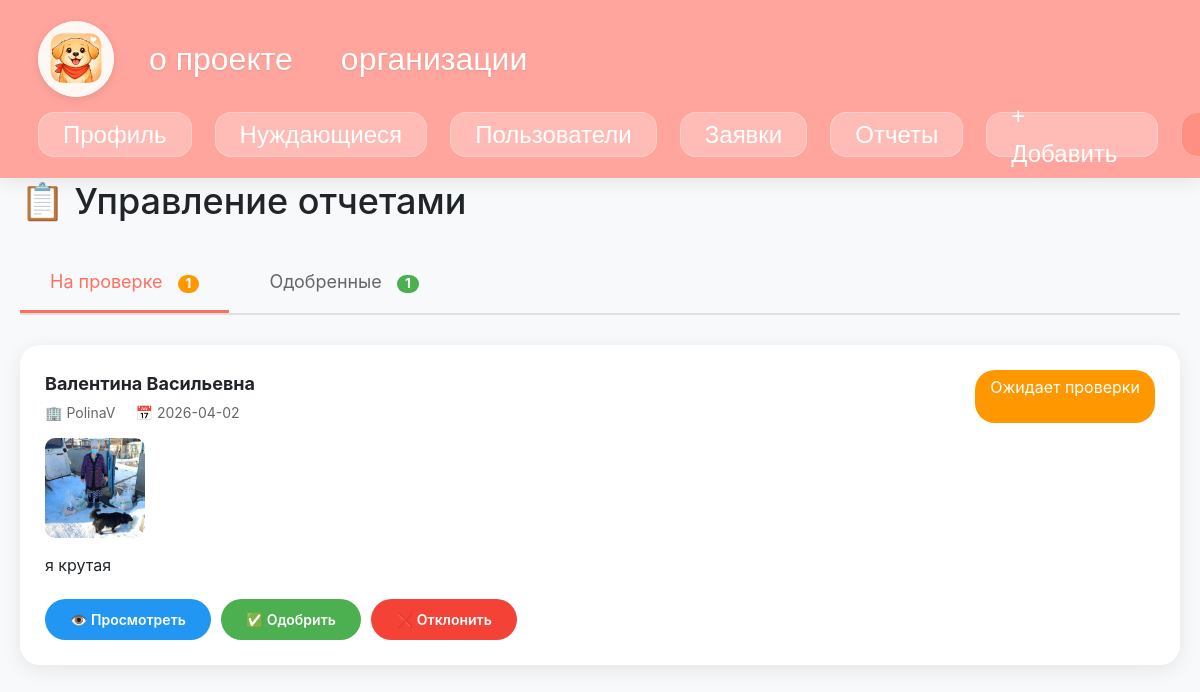
The app's page /admin/reports (signed in) with its own data.
### tables this page shows
CREATE TABLE reports (id INTEGER PRIMARY KEY AUTOINCREMENT UNIQUE NOT NULL, user_id INTEGER NOT NULL, needy_id INTEGER NOT NULL, photo TEXT NOT NULL, text TEXT NOT NULL, created_at TEXT NOT NULL, task_id INTEGER REFERENCES help_tasks (id), status TEXT DEFAULT pending, approved_at TEXT, approved_by INTEGER REFERENCES users (id), FOREIGN KEY (user_id) REFERENCES users (id), FOREIGN KEY (needy_id) REFERENCES needies (id));

CREATE TABLE needies (id INTEGER PRIMARY KEY AUTOINCREMENT UNIQUE NOT NULL, name TEXT NOT NULL, tag TEXT NOT NULL, photo TEXT NOT NULL, description TEXT, address TEXT, funds_collected REAL DEFAULT 0 NOT NULL, help_info TEXT NOT NULL, lat TEXT, lng TEXT, created_by INTEGER REFERENCES users (id), created_at TEXT, is_active INTEGER DEFAULT (1), urgency_level INTEGER DEFAULT (2), status TEXT DEFAULT pending, organization_id INTEGER REFERENCES users (id), goal INTEGER, collection_status TEXT DEFAULT "active", completed_date TEXT, last_reset_date TEXT, reset_day INTEGER DEFAULT 1, report_created INTEGER DEFAULT 0, report_id INTEGER);

CREATE TABLE users (id INTEGER PRIMARY KEY AUTOINCREMENT UNIQUE NOT NULL, name TEXT NOT NULL, email TEXT UNIQUE NOT NULL, password TEXT UNIQUE NOT NULL, photo TEXT, role TEXT NOT NULL, is_verified INTEGER DEFAULT (0), rating REAL DEFAULT (0), completed_tasks INTEGER DEFAULT (0), organization_name TEXT, organization_description TEXT, created_at TEXT, last_login TEXT, phone TEXT UNIQUE);

### app.py (the view)
@app.route('/admin/reports')
def admin_reports():
    if 'user_id' not in session:
        return redirect(url_for('login'))
    with sqlite3.connect(DB_NAME) as conn:
        c = conn.cursor()
        c.execute('SELECT role FROM users WHERE id = ?', (session['user_id'],))
        if c.fetchone()[0] != 'admin':
            flash('Доступ запрещен')
            return redirect(url_for('index'))
        c.execute('''SELECT r.id, r.text, r.photo, r.created_at, r.status,
                            u.name as org_name, u.id as org_id,
                            n.name as needy_name, n.id as needy_id
                     FROM reports r
                     JOIN users u ON r.user_id = u.id
                     JOIN needies n ON r.needy_id = n.id
                     WHERE r.status = 'pending'
                     ORDER BY r.created_at DESC''')
        pending_reports = c.fetchall()
        c.execute('''SELECT r.id, r.text, r.photo, r.created_at, r.status,
                            u.name as org_name, u.id as org_id,
                            n.name as needy_name, n.id as needy_id
                     FROM reports r
                     JOIN users u ON r.user_id = u.id
                     JOIN needies n ON r.needy_id = n.id
                     WHERE r.status = 'approved'
                     ORDER BY r.created_at DESC
                     LIMIT 20''')
        approved_reports = c.fetchall()
        return render_template('admin/reports.html',
                               pending_reports=pending_reports,
                               approved_reports=approved_reports)

### templates/admin/reports.html (shortened to what this page needs)
{% extends "layout.html" %}
{% block content %}
<div class="admin-reports">
    <h1 class="page-title">📋 Управление отчетами</h1>
    <div class="tabs">
        <button class="tab active" onclick="switchTab('pending')">
            На проверке
            <span class="badge" style="background: #FF9800; color: white; padding: 2px 8px; border-radius: 10px; margin-left: 10px;">
                {{ pending_reports|length }}
            </span>
        </button>
        <button class="tab" onclick="switchTab('approved')">
            Одобренные
            <span class="badge" style="background: #4CAF50; color: white; padding: 2px 8px; border-radius: 10px; margin-left: 10px;">
                {{ approved_reports|length }}
            </span>
        </button>
    </div>
    <div id="pending" class="tab-content active">
        {% if pending_reports %}
        <div class="reports-grid">
            {% for report in pending_reports %}
            <div class="report-card">
                <div class="report-header">
                    <div>
                        <strong style="font-size: 18px;">{{ report[7] }}</strong>
                        <div class="report-meta" style="margin-top: 5px;">
                            <span>🏢 {{ report[5] }}</span>
                            <span>📅 {{ report[3][:10] if report[3] else '' }}</span>
                        </div>
                    </div>
                    <span style="background: #FF9800; color: white; padding: 5px 15px; border-radius: 20px;">
                        Ожидает проверки
                    </span>
                </div>
                {% if report[2] %}
                <div class="report-photos">
                    {% for photo in report[2].split(',')[:3] %}
                    <div class="report-photo" onclick="window.open('/{{ photo }}', '_blank')">
                        <img src="/{{ photo }}" alt="Фото">
                    </div>
                    {% endfor %}
                </div>
                {% endif %}
                <div class="report-text">
                    {{ report[1][:200] }}{% if report[1]|length > 200 %}...{% endif %}
                </div>
                <div class="report-actions">
                    <a href="{{ url_for('needy_reports', needy_id=report[8]) }}" class="btn btn-view">
                        👁️ Просмотреть
                    </a>
                    <button class="btn btn-approve" onclick="approveReport({{ report[0] }})">
                        ✅ Одобрить
                    </button>
                    <button class="btn btn-reject" onclick="rejectReport({{ report[0] }})">
                        ❌ Отклонить
                    </button>
                </div>
            </div>
            {% endfor %}
        </div>
        {% else %}
        <div class="empty-state">
            <div style="font-size: 48px; margin-bottom: 20px;">📭</div>
            <h3>Нет отчетов на проверке</h3>
        </div>
        {% endif %}
    </div>
</div>
{% endblock %}

### static/style.css (style rules this page uses)
body { padding-top: 60px; background-color: #f8f9fa; font-family: 'Segoe UI', Tahoma, Geneva, Verdana, sans-serif; }

### templates/admin/reports.html (style rules this page uses)
.admin-reports { max-width: 1400px; margin: 0 auto; padding: 40px 20px; }
.page-title { font-size: 36px; margin-bottom: 30px; }
.tabs { display: flex; gap: 10px; margin-bottom: 30px; border-bottom: 2px solid #e0e0e0; }
.tab { padding: 15px 30px; background: none; border: none; font-size: 18px; cursor: pointer; color: #666; transition: all 0.3s; border-bottom: 3px solid transparent; }
.tab.active { color: #FF6F61; border-bottom-color: #FF6F61; }
.tab-content { display: none; }
.tab-content.active { display: block; }
.reports-grid { display: grid; gap: 20px; }
.report-card { background: white; border-radius: 20px; padding: 25px; box-shadow: 0 5px 20px rgba(0,0,0,0.08); }
.report-header { display: flex; justify-content: space-between; margin-bottom: 15px; flex-wrap: wrap; gap: 15px; }
.report-meta { display: flex; gap: 20px; color: #666; font-size: 14px; }
.report-photos { display: flex; gap: 10px; margin: 15px 0; flex-wrap: wrap; }
.report-photo { width: 100px; height: 100px; border-radius: 10px; overflow: hidden; cursor: pointer; }
.report-photo img { width: 100%; height: 100%; object-fit: cover; }
.report-text { margin: 15px 0; line-height: 1.6; }
.report-actions { display: flex; gap: 10px; margin-top: 20px; }
.btn { padding: 10px 25px; border-radius: 25px; border: none; cursor: pointer; font-size: 14px; font-weight: 600; transition: all 0.3s; }
.btn-approve { background: #4CAF50; color: white; }
.btn-reject { background: #f44336; color: white; }
.btn-view { background: #2196F3; color: white; }

### records on screen
reports: name "Валентина Васильевна", name "PolinaV", created_at "2026-04-02", text "я крутая"

### other values on screen
{{ pending_reports|length }} "1"
{{ approved_reports|length }} "1"
